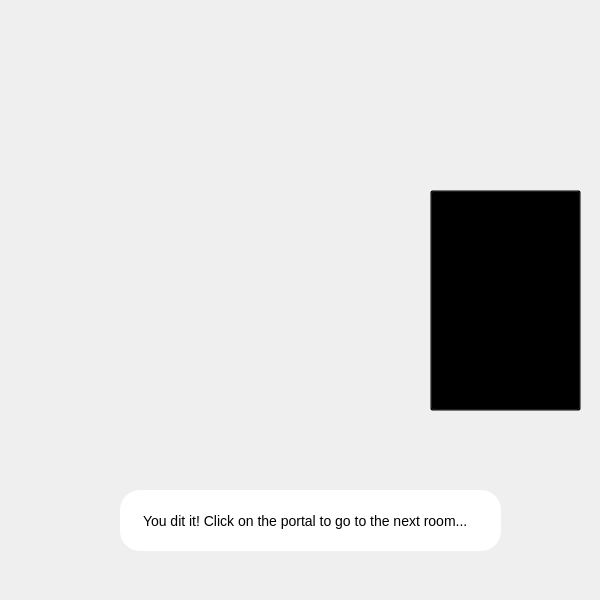
<?xml version="1.0" encoding="UTF-8"?>
<ui version="4.0">
 <class>MainWindow</class>
 <widget class="QMainWindow" name="MainWindow">
  <property name="geometry">
   <rect>
    <x>0</x>
    <y>0</y>
    <width>600</width>
    <height>600</height>
   </rect>
  </property>
  <property name="minimumSize">
   <size>
    <width>600</width>
    <height>600</height>
   </size>
  </property>
  <property name="maximumSize">
   <size>
    <width>600</width>
    <height>600</height>
   </size>
  </property>
  <property name="windowTitle">
   <string>MainWindow</string>
  </property>
  <widget class="QWidget" name="centralwidget">
   <widget class="QLabel" name="bg_gif_lb">
    <property name="geometry">
     <rect>
      <x>0</x>
      <y>0</y>
      <width>600</width>
      <height>600</height>
     </rect>
    </property>
    <property name="minimumSize">
     <size>
      <width>600</width>
      <height>600</height>
     </size>
    </property>
    <property name="text">
     <string/>
    </property>
    <property name="pixmap">
     <pixmap resource="../files_rc.qrc">:/background/images/gifs/two_story_house_portal_gif.gif</pixmap>
    </property>
    <property name="scaledContents">
     <bool>true</bool>
    </property>
   </widget>
   <widget class="QPushButton" name="enter_portal_btn">
    <property name="geometry">
     <rect>
      <x>430</x>
      <y>190</y>
      <width>151</width>
      <height>221</height>
     </rect>
    </property>
    <property name="styleSheet">
     <string notr="true">background-color: rgba(0,0,0,0);</string>
    </property>
    <property name="text">
     <string/>
    </property>
   </widget>
   <widget class="QLabel" name="tractor_lb">
    <property name="geometry">
     <rect>
      <x>80</x>
      <y>360</y>
      <width>111</width>
      <height>101</height>
     </rect>
    </property>
    <property name="text">
     <string/>
    </property>
    <property name="pixmap">
     <pixmap resource="../files_rc.qrc">:/background/images/tractors/yellowpurple_tractor_img.png</pixmap>
    </property>
    <property name="scaledContents">
     <bool>true</bool>
    </property>
   </widget>
   <widget class="QLabel" name="bot_msg_lb">
    <property name="geometry">
     <rect>
      <x>120</x>
      <y>490</y>
      <width>381</width>
      <height>61</height>
     </rect>
    </property>
    <property name="styleSheet">
     <string notr="true">background-color: white;
padding: 20px;
font-size: 14px;
border-radius: 20px;
</string>
    </property>
    <property name="text">
     <string>You dit it! Click on the portal to go to the next room...</string>
    </property>
   </widget>
  </widget>
 </widget>
 <resources>
  <include location="../files_rc.qrc"/>
 </resources>
 <connections/>
</ui>
